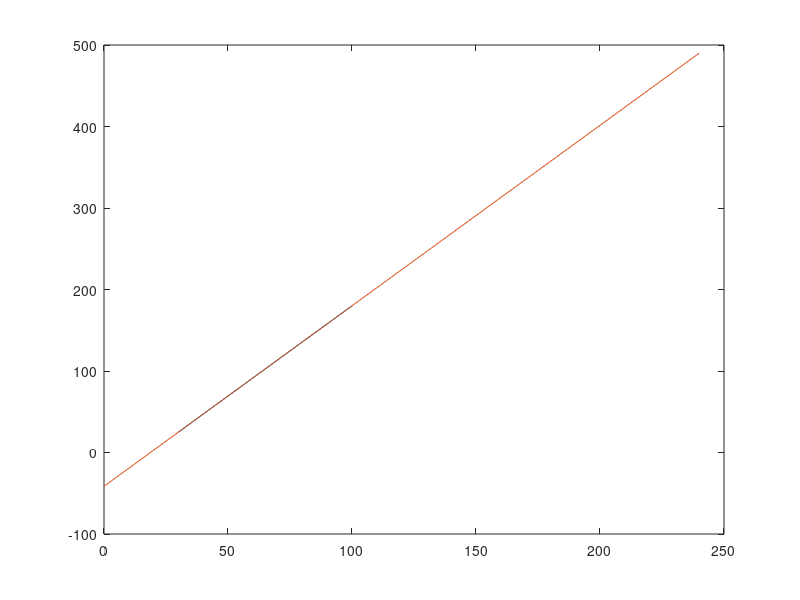

Write MATLAB code to recreate this figure.
# Ligado
x = [30,100];
y = [25,180];

# Desligado
#x = [30,100];
#y = [25,100];

a = [0:240];

p = polyfit (x, y, 1);

b = polyval(p, a);

plot(x,y,a,b);
